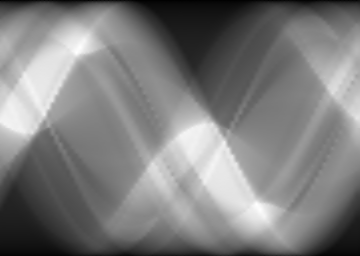
#> input picture img/linear_interpolation.png, 360 x 256 px
$ python reconstruction.py   (older library calls are emulated)
#> lines starting #> are read from the running program, lines starting #| are printed output that depends on the picture
import numpy as np
from skimage.transform import iradon
import scipy.misc
# [15 lines of commented-out code are left out]
optimal = scipy.misc.imread('../img/linear_interpolation.png')
#> optimal is the input picture: shape (256, 360); min 0, max 255, mean 125.1


# Perform filtered back projection.
#angles_original = np.linspace(0., original.shape[1], original.shape[1], endpoint=False)
#angles_masked = np.linspace(0., utils.A, masked.shape[1], endpoint=False)
angles_optimal = np.linspace(0., optimal.shape[1], optimal.shape[1], endpoint=False)
#> angles_optimal = 360 values from 0 to 359

#original = iradon(original, angles_original, circle=True)
#masked = iradon(masked, angles_masked, circle=True)
optimal = iradon(optimal, angles_optimal, circle=True)
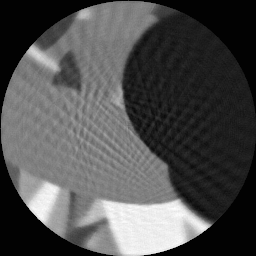
#> optimal: shape (256, 256) float64; min -0.016, max 1.6, mean 0.487; drawn with min black and max white


# [10 lines of commented-out code are left out]

scipy.misc.imsave('../img/linear_interpolation_reco.png', optimal)

$ run again, with img/1d_fourier.png copied over img/linear_interpolation.png
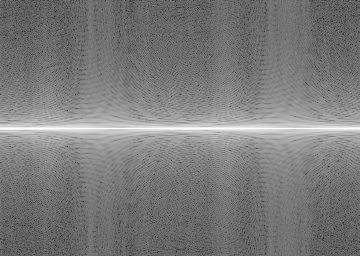
#> input picture img/1d_fourier.png, 360 x 256 px
#> optimal is the input picture: shape (256, 360); min 0, max 255, mean 122.9
#> `optimal = iradon(optimal, angles_optimal, circle=True)`:
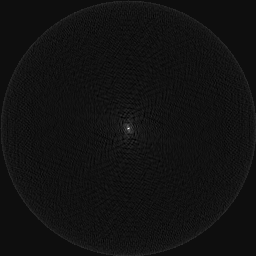
#> optimal: shape (256, 256) float64; min -1.73, max 29.39, mean 0.5; drawn with min black and max white
